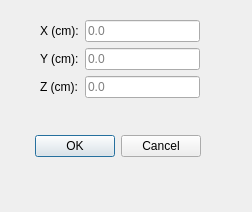
<?xml version="1.0" encoding="UTF-8"?>
<ui version="4.0">
 <class>Dialog</class>
 <widget class="QDialog" name="Dialog">
  <property name="geometry">
   <rect>
    <x>0</x>
    <y>0</y>
    <width>252</width>
    <height>212</height>
   </rect>
  </property>
  <property name="windowTitle">
   <string>Detector Location</string>
  </property>
  <widget class="QDialogButtonBox" name="buttonBox">
   <property name="geometry">
    <rect>
     <x>30</x>
     <y>130</y>
     <width>171</width>
     <height>32</height>
    </rect>
   </property>
   <property name="orientation">
    <enum>Qt::Orientation::Horizontal</enum>
   </property>
   <property name="standardButtons">
    <set>QDialogButtonBox::StandardButton::Cancel|QDialogButtonBox::StandardButton::Ok</set>
   </property>
  </widget>
  <widget class="QWidget" name="formLayoutWidget">
   <property name="geometry">
    <rect>
     <x>40</x>
     <y>20</y>
     <width>160</width>
     <height>85</height>
    </rect>
   </property>
   <layout class="QFormLayout" name="formLayout">
    <item row="0" column="0">
     <widget class="QLabel" name="x_label">
      <property name="text">
       <string>X (cm):</string>
      </property>
     </widget>
    </item>
    <item row="0" column="1">
     <widget class="QLineEdit" name="x_text">
      <property name="placeholderText">
       <string>0.0</string>
      </property>
     </widget>
    </item>
    <item row="1" column="1">
     <widget class="QLineEdit" name="y_text">
      <property name="placeholderText">
       <string>0.0</string>
      </property>
     </widget>
    </item>
    <item row="1" column="0">
     <widget class="QLabel" name="y_label">
      <property name="text">
       <string>Y (cm):</string>
      </property>
     </widget>
    </item>
    <item row="2" column="0">
     <widget class="QLabel" name="z_label">
      <property name="text">
       <string>Z (cm):</string>
      </property>
     </widget>
    </item>
    <item row="2" column="1">
     <widget class="QLineEdit" name="z_text">
      <property name="placeholderText">
       <string>0.0</string>
      </property>
     </widget>
    </item>
   </layout>
  </widget>
 </widget>
 <resources/>
 <connections>
  <connection>
   <sender>buttonBox</sender>
   <signal>accepted()</signal>
   <receiver>Dialog</receiver>
   <slot>accept()</slot>
   <hints>
    <hint type="sourcelabel">
     <x>248</x>
     <y>254</y>
    </hint>
    <hint type="destinationlabel">
     <x>157</x>
     <y>274</y>
    </hint>
   </hints>
  </connection>
  <connection>
   <sender>buttonBox</sender>
   <signal>rejected()</signal>
   <receiver>Dialog</receiver>
   <slot>reject()</slot>
   <hints>
    <hint type="sourcelabel">
     <x>316</x>
     <y>260</y>
    </hint>
    <hint type="destinationlabel">
     <x>286</x>
     <y>274</y>
    </hint>
   </hints>
  </connection>
 </connections>
</ui>
